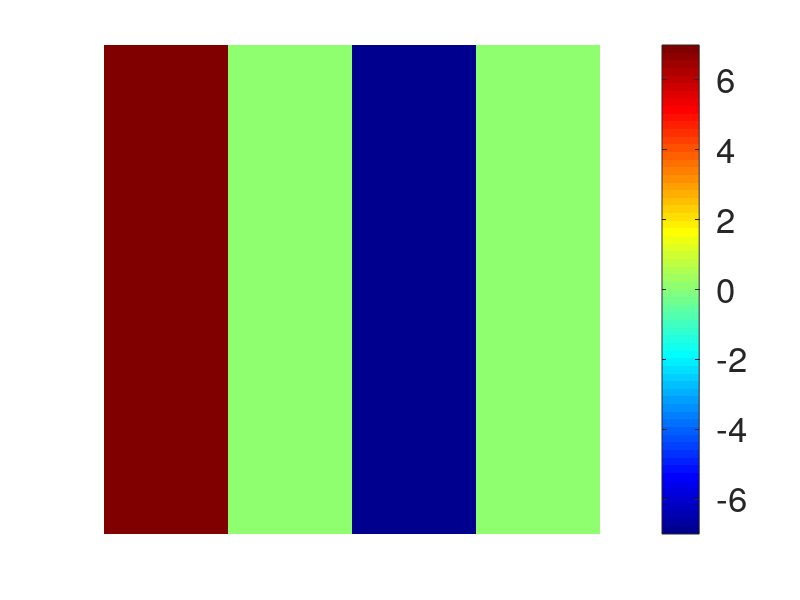

The MATLAB script that drew this image: (Note: this script raises an error after producing the figure.)
figure('position',[100,100,500,200]);

imagesc([7,0,-7,0])
axis off
colormap jet
colorbar('Fontsize',25,'Ticks',[-7,0,7])
set(gcf,'color','w')
